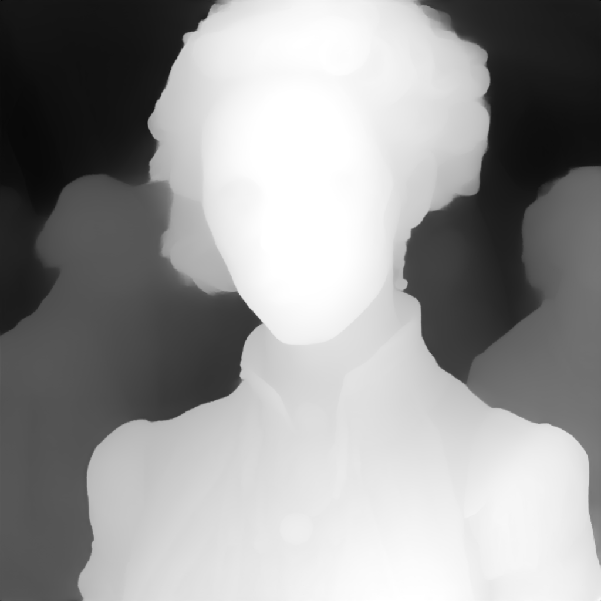
#> input picture CV/lady_disparity.png, 601 x 601 px, shrunk from 1024 x 1024 before the run
$ jupyter execute --allow-errors alignDepth.ipynb
#> lines starting #> are read from the running program, lines starting #| are printed output that depends on the picture; long printed decimals are rounded
# Depth Map Alignment and Blending

This notebook demonstrates how to align and blend an outpainted depth map with the original depth map to ensure continuity and smooth transitions. The process involves global brightness/contrast adjustment, translation correction, and bilateral filtering.

[cell 1]
from PIL import Image
import numpy as np
import cv2
import matplotlib.pyplot as plt
from scipy.optimize import minimize

## Load Images
Load the original and outpainted depth maps using the `PIL` library and convert them to grayscale.

[cell 2]
original_depth_map_path = "lady_disparity.png"
outpainted_depth_map_path = "lady_outpainted_disparity.png"

original_depth_map = cv2.imread(original_depth_map_path, cv2.IMREAD_UNCHANGED).astype(np.float32)
#> original_depth_map: shape (601, 601) float32; min 289, max 65535, mean 38963
outpainted_depth_map = cv2.imread(outpainted_depth_map_path, cv2.IMREAD_UNCHANGED).astype(np.float32)
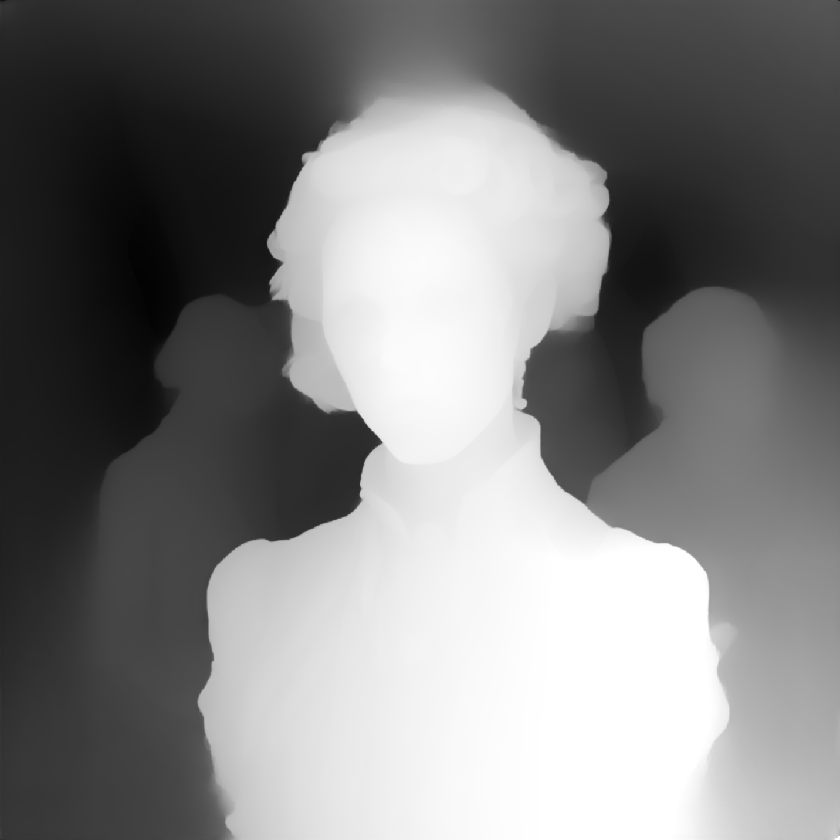
#> input picture CV/lady_outpainted_disparity.png, 840 x 840 px, shrunk from 1432 x 1432 before the run
#> outpainted_depth_map: shape (840, 840) float32; min 689, max 65535, mean 33002.1

# Display the original and outpainted depth maps
plt.figure(figsize=(12, 6))
plt.subplot(1, 2, 1)
plt.title("Original Depth Map")
plt.imshow(original_depth_map, cmap="gray")
plt.subplot(1, 2, 2)
plt.title("Outpainted Depth Map")
plt.imshow(outpainted_depth_map, cmap="gray")
plt.show()
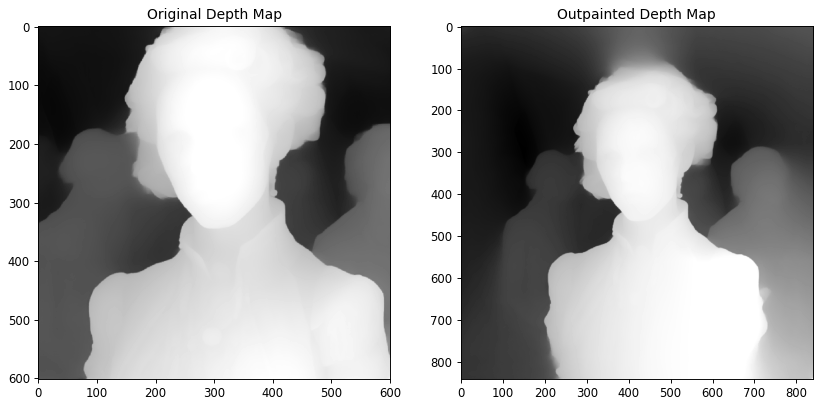
#> figure drawn by matplotlib, 2 panels

## Step 1: Global Brightness/Contrast Adjustment
Adjust the brightness and contrast of the outpainted depth map using histogram matching to better match the original depth map.

[cell 3]
# Get the dimensions of the original depth map
height_original, width_original = original_depth_map.shape
#> height_original = 601; width_original = 601

# Crop the corresponding region from the outpainted depth map
center_y = (outpainted_depth_map.shape[0] - height_original) // 2
#> center_y = 119
center_x = (outpainted_depth_map.shape[1] - width_original) // 2
#> center_x = 119
cropped_outpainted_depth_map = outpainted_depth_map[center_y:center_y + height_original, center_x:center_x + width_original]
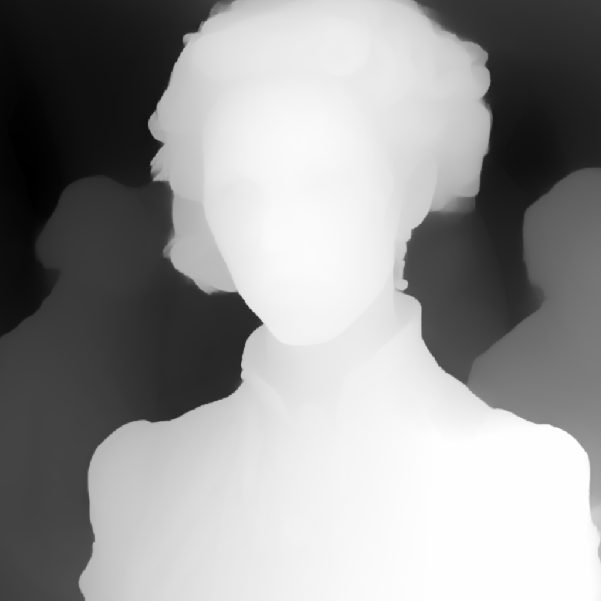
#> cropped_outpainted_depth_map: shape (601, 601) float32; min 689, max 65535, mean 39095.9; drawn with min black and max white

# Define the border size as 10% of the original depth map dimensions
border_height = int(0.1 * height_original)
#> border_height = 60
border_width = int(0.1 * width_original)
#> border_width = 60

# Create a mask for the 10% border region
border_mask = np.zeros_like(original_depth_map, dtype=bool)
border_mask[:border_height, :] = True  # Top border
border_mask[-border_height:, :] = True  # Bottom border
border_mask[:, :border_width] = True  # Left border
border_mask[:, -border_width:] = True  # Right border

# Objective function for L1 optimization in the border region
def l1_loss_border(params):
    contrast, brightness = params
    adjusted_cropped = contrast * cropped_outpainted_depth_map + brightness
    # Apply the mask to focus on the border region
    return np.sum(np.abs(original_depth_map[border_mask] - adjusted_cropped[border_mask]))

# Initial guess for contrast and brightness
initial_guess = [1.0, 0.0]

# Perform the optimization
result = minimize(l1_loss_border, initial_guess, method='Nelder-Mead')
#> result = {'fun': 393465440, 'nit': 24, 'nfev': 45, 'status': 0, 'success': True, 'message': 'Optimization terminated successfully.', 'x': [0.986, 3.4e-05], 'final_simplex': ([[0.986, 3.4e-05], [0.986, 9.65e-05], [0.986, 6.53e-05]], [393465440, 393465440, 393465440])}

# Extract optimized contrast and brightness
optimized_contrast, optimized_brightness = result.x
#> optimized_contrast = 0.986; optimized_brightness = 3.4e-05

# Apply the optimized contrast and brightness to the cropped outpainted depth map
equalized_cropped_outpainted_depth_map = optimized_contrast * cropped_outpainted_depth_map + optimized_brightness

# Apply optimized contrast and brightness to the entire outpainted depth map for visualization
adjusted_outpainted_depth_map = optimized_contrast * outpainted_depth_map + optimized_brightness

# Overlay original depth map on the cropped region of the original and adjusted outpainted depth maps
overlay_original = outpainted_depth_map.copy()
overlay_adjusted = adjusted_outpainted_depth_map.copy()

overlay_original[center_y:center_y + height_original, center_x:center_x + width_original] = original_depth_map
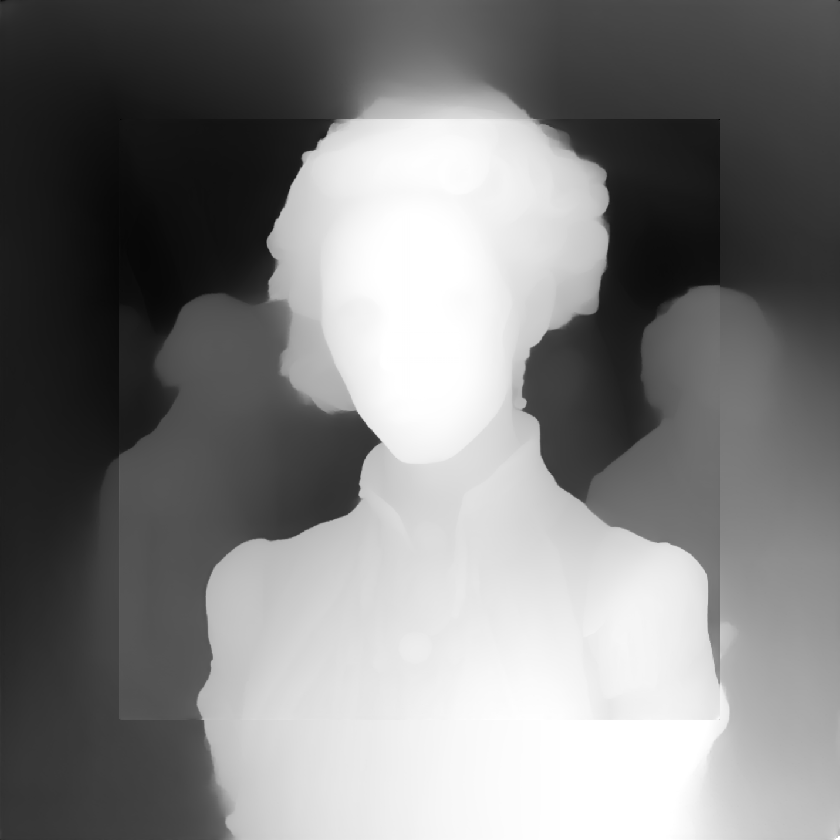
#> overlay_original: shape (840, 840) float32; min 289, max 65535, mean 32934; drawn with min black and max white
overlay_adjusted[center_y:center_y + height_original, center_x:center_x + width_original] = original_depth_map

# Normalize the images for better visualization
overlay_original_normalized = cv2.normalize(overlay_original, None, alpha=0, beta=255, norm_type=cv2.NORM_MINMAX)
overlay_adjusted_normalized = cv2.normalize(overlay_adjusted, None, alpha=0, beta=255, norm_type=cv2.NORM_MINMAX)

# Plot the images
plt.figure(figsize=(12, 6))

plt.subplot(1, 2, 1)
plt.title("Original Outpainted Depth Map")
plt.imshow(overlay_original_normalized, cmap='gray')

plt.subplot(1, 2, 2)
plt.title("Adjusted Outpainted Depth Map")
plt.imshow(overlay_adjusted_normalized, cmap='gray')

plt.show()

# Print optimized parameters
print(f"Optimized Contrast: {optimized_contrast}")
#| Optimized Contrast: 0.9864
print(f"Optimized Brightness: {optimized_brightness}")
#| Optimized Brightness: 3.399658203125002e-05

## Step 2: Translation Adjustment
Correct any minor misalignment between the original and outpainted depth maps using template matching.

[cell 4]
# Show overlap before alignment
overlay_before_alignment = outpainted_depth_map.copy()
overlay_before_alignment[center_y:center_y + height_original, center_x:center_x + width_original] = original_depth_map
overlay_before_alignment_normalized = cv2.normalize(overlay_before_alignment, None, alpha=0, beta=255, norm_type=cv2.NORM_MINMAX)

# Perform template matching for alignment
res = cv2.matchTemplate(adjusted_outpainted_depth_map, original_depth_map, cv2.TM_CCOEFF_NORMED)
_, _, _, max_loc = cv2.minMaxLoc(res)
#> max_loc = (120, 120)

# Determine translation offsets
top_left = max_loc
#> top_left = (120, 120)

# Calculate the realignment values in pixels
translation_y = top_left[1] - center_y
#> translation_y = 1
translation_x = top_left[0] - center_x
#> translation_x = 1

# Print the realignment values
print(f"Realignment Values: X Translation = {translation_x} pixels, Y Translation = {translation_y} pixels")
#| Realignment Values: X Translation = 1 pixels, Y Translation = 1 pixels

# Create a translated version of the adjusted outpainted depth map
translated_outpainted_depth_map = np.zeros_like(adjusted_outpainted_depth_map)
translated_outpainted_depth_map[top_left[1]:top_left[1]+height_original, top_left[0]:top_left[0]+width_original] = original_depth_map

# Copy the translated original depth map back into the adjusted outpainted depth map
aligned_outpainted_depth_map = adjusted_outpainted_depth_map.copy()
aligned_outpainted_depth_map[top_left[1]:top_left[1]+height_original, top_left[0]:top_left[0]+width_original] = translated_outpainted_depth_map[top_left[1]:top_left[1]+height_original, top_left[0]:top_left[0]+width_original]

# Normalize for visualization
overlay_after_alignment = aligned_outpainted_depth_map.copy()
overlay_after_alignment_normalized = cv2.normalize(overlay_after_alignment, None, alpha=0, beta=255, norm_type=cv2.NORM_MINMAX)

# Display overlap after alignment
plt.figure(figsize=(12, 6))

plt.subplot(1, 2, 1)
plt.title("Overlap Before Alignment")
plt.imshow(overlay_before_alignment_normalized, cmap='gray')

plt.subplot(1, 2, 2)
plt.title("Overlap After Alignment")
plt.imshow(overlay_after_alignment_normalized, cmap='gray')

plt.show()
